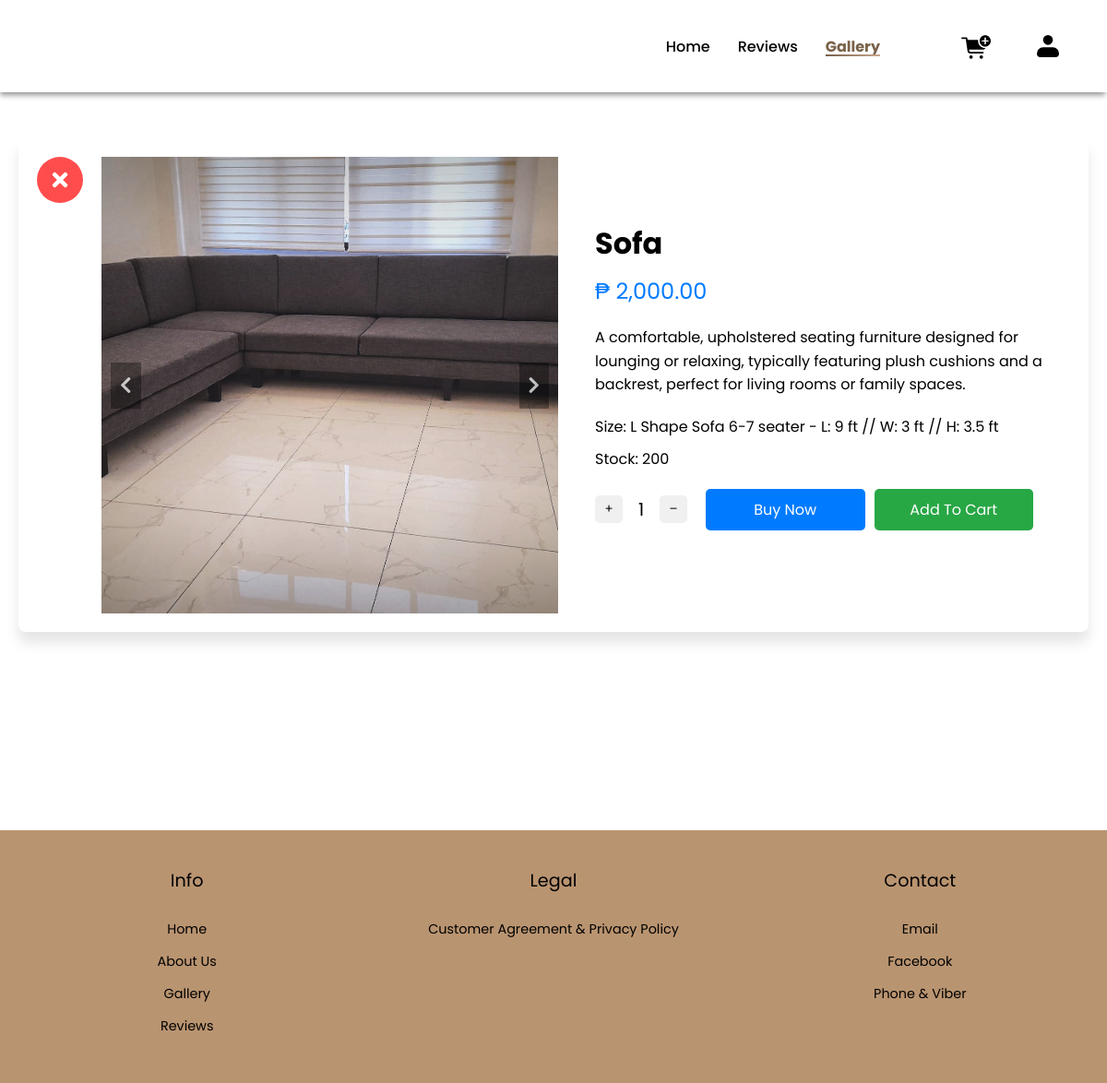
The page /Capstone_Client/gallery/gallery-readone.php?product_id=1 (signed in) on the database its author committed.
### tables this page shows
CREATE TABLE `tbl_prod_info` (
  `Product_ID` int(11) NOT NULL AUTO_INCREMENT,
  `Product_Name` varchar(255) NOT NULL,
  `Description` text DEFAULT NULL,
  `Category` varchar(100) DEFAULT NULL,
  `Sizes` varchar(100) DEFAULT NULL,
  `Color` varchar(50) DEFAULT NULL,
  `Stock` varchar(100) DEFAULT NULL,
  `Assembly_Required` varchar(255) DEFAULT NULL,
  `ImageURL` varchar(255) DEFAULT NULL,
  `Price` varchar(255) NOT NULL,
  `Sold` varchar(255) DEFAULT NULL,
  `DateAdded` timestamp NOT NULL DEFAULT current_timestamp(),
  `LastUpdate` timestamp NOT NULL DEFAULT current_timestamp() ON UPDATE current_timestamp(),
  `GLB_File_URL` varchar(255) DEFAULT NULL,
  `product_type` enum('readymade','custom') DEFAULT 'readymade',
  PRIMARY KEY (`Product_ID`)
);

### Capstone_Client/gallery/gallery-readone.php (the view, shortened to what this page needs)
<?php
include("../config/database.php");
if (isset($_GET['product_id'])) {
    $productId = $_GET['product_id'];
} else {
    header("location: gallery.php");
    exit;
}
try {
    $stmt = $pdo->prepare("SELECT * FROM tbl_prod_info WHERE Product_ID = :productId");
    $stmt->bindParam(':productId', $productId, PDO::PARAM_INT);
    $stmt->execute();
    $product = $stmt->fetch(PDO::FETCH_ASSOC);
} catch (PDOException $e) {
    die("Database error: " . $e->getMessage());
}
$baseUrl = 'http://localhost/Capstone_Beta/';
?>
<!DOCTYPE html>
<html lang="en">
<head>
    <link rel="stylesheet" href="../static/css-files/Home.css">
    <link rel="stylesheet" href="../static/css-files/readone.css">
    <link rel="stylesheet" href="https://cdnjs.cloudflare.com/ajax/libs/font-awesome/6.4.2/css/all.min.css">
    <link href="https://cdn.jsdelivr.net/npm/select2@4.1.0-rc.0/dist/css/select2.min.css" rel="stylesheet" />
    <link rel="stylesheet" href="https://unpkg.com/swiper/swiper-bundle.min.css">
    <link rel="stylesheet" href="https://cdnjs.cloudflare.com/ajax/libs/font-awesome/5.15.4/css/all.min.css">
</head>
<body>
<header>
  <nav class="navbar">
    <a href="../dashboard/home.php" class="logo">
    </a>
    <ul class="menu-links">
      <li class="dropdown">
        <a href="../dashboard/home.php">Home</a>
      </li>
      <li><a href="../reviews/review.php">Reviews</a></li>
      <li><a href="../gallery/gallery.php" class="active">Gallery</a></li>
      <li><a href="../cart/cart.php" class="cart" id="cart">Cart</a></li>
      <li class="dropdown">
        <a href="../profile/profile.php" class="profile" id="sign_in">Profile</a>
      </li>
    </ul>
  </nav>
</header>
<main>
    <div id="single-product-container">
        <div id="single-product-box">
              <button class="exit-button" onclick="window.location.href='gallery.php'">
                    <i class="fas fa-times"></i>
                </button>
            <div id="single-product-box-image" class="image-slider">
                <?php if (!empty($product['ImageURL']) || !empty($product['GLB_File_URL'])) : ?>
                    <?php
                    $imageURLs = explode(',', $product['ImageURL']);
                    $itemCounter = 0;
                    ?>
                    <button class="slider-btn prev-btn"><i class="fas fa-chevron-left"></i></button>
                    <?php foreach ($imageURLs as $key => $imageUrl) : $itemCounter++;?>
                        <?php
                        $imageUrl = trim($imageUrl);
                        if (!empty($imageUrl)) : ?>
                            <img src="<?= $baseUrl . $imageUrl ?>" alt="<?= $product['Product_Name'] ?>" class="product-image <?= $itemCounter === 1 ? 'active' : '' ?>">
                        <?php endif; ?>
                    <?php endforeach; ?>
                    <button class="slider-btn next-btn"><i class="fas fa-chevron-right"></i></button>
                <?php else : ?>
                    <p>No image or 3D model available</p>
                <?php endif; ?>
            </div>
            <div id="single-product-box-content">
                <h1 id="single-product-title"><?= $product['Product_Name'] ?></h1>
                <p id="single-product-price">₱ <?= number_format($product['Price'], 2) ?></p>
                <p class="single-product-text">
                    <?= $product['Description'] ?>
                </p>
                <p class="single-product-size">Size: <span id="product-size"><?= $product['Sizes'] ?></span></p>
                <p class="single-product-stock">Stock: <span id="stock"><?= $product['Stock'] ?></span></p>
                <div id="update-cart-container">
                    <div>
                        <button class="single-product-blocks" id="plus-btn">
                            +
                        </button>
                        <span id="quantity">0</span>
                        <button class="single-product-blocks" id="minus-btn">
                            –
                        </button>
                    </div>
                    <div class="button-readone" style="flex: 2">
                        <?php if ($product['Stock'] > 0): ?>
                            <button class="single-product-buy-btn" id="buy-now" disabled>Buy Now</button>
                        <?php else: ?>
                            <button class="single-product-preorder-btn" id="pre-order" disabled>Pre-Order</button>
                        <?php endif; ?>
                        <button class="single-product-cart-btn" id="add-to-cart" disabled>Add To Cart</button>
                    </div>
                </div>
            </div>
        </div>
    </div>
</main>
<footer class="footer">
  <div class="footer-row">
    <div class="footer-col">
      <h4>Info</h4>
      <ul class="links">
        <li><a href="home.php">Home</a></li>
        <li><a href="#about-section">About Us</a></li>
        <li><a href="../gallery/gallery.php">Gallery</a></li>
        <li><a href="../reviews/review.php">Reviews</a></li>
      </ul>
    </div>
    <div class="footer-col">
      <h4>Legal</h4>
      <ul class="links">
      <li><a href="../agreement/agreement.html">Customer Agreement & Privacy Policy</a></li>
      </ul>
    </div>
    <div class="footer-col">
    <h4>Contact</h4>
    <ul class="links">
      <li><a href="https://mail.google.com/mail/u/0/?fs=1&to=Rmbetisfurniture@yahoo.com&su=Your+Subject+Here&body=Your+message+here.&tf=cm" target="_blank">Email</a></li>
      <li><a href="https://www.facebook.com/BetisFurnitureExtension" target="_blank">Facebook</a></li>
      <li><a href="viber://chat?number=%2B6396596602006">Phone & Viber</a></li>
    </ul>
</div>
    </div>
</footer>
</body>
</html>

### Capstone_Client/static/css-files/Home.css (style rules this page uses)
* { margin: 0; padding: 0; box-sizing: border-box; font-family: 'Marcellus', sans-serif; }
:root { --main-bg-color: #B99470; --link-color: #000; --hover-color: #1dbf73; }
main { overflow: hidden; }
header { position: sticky; left: 0; top: 0; width: 100%; z-index: 1; padding: 20px; background-color: white; box-shadow: -1px 4px 6px -1px rgba(0,0,0,0.43); -webkit-box-shadow: -1px 4px 6px -1px rgba(0,0,0,0.43); -moz-box-shadow: -1px 4px 6px -1px rgba(0,0,0,0.43); height: 100px; display: flex; justify-content: center; align-items: center; z-index: 10000; }
.navbar .menu-links li a.active::after { content: ""; position: absolute; top: 20px; left: 0; width: 100%; height: 2px; background-image: linear-gradient(to right, #796149, #ffd7be, #796149); background-size: 200px 2px; animation: glow 2s infinite; }
header .navbar { max-width: 2000px; width: 100%; display: flex; align-items: center; justify-content: space-between; align-content: center; padding: 0 20px; }
.navbar .menu-links { display: flex; align-items: center; list-style: none; gap: 30px; }
.navbar .menu-links li a { color:black; font-weight: 500; text-decoration: none; transition: 0.2s ease; }
.dropdown { position: relative; }
.navbar .menu-links li a.active { color: #796149; font-weight: bold; position: relative; }
.logo { width: 150px; }
.cart { margin-left: 50px; display: inline-block; width: 3em; height: 2em; background-color: currentColor; -webkit-mask-image: var(--svg); mask-image: var(--svg); -webkit-mask-repeat: no-repeat; mask-repeat: no-repeat; -webkit-mask-size: 100% 100%; mask-size: 100% 100%; }
.profile { display: inline-block; width: 3em; height: 2em; background-color: currentColor; -webkit-mask-image: var(--svg); mask-image: var(--svg); -webkit-mask-repeat: no-repeat; mask-repeat: no-repeat; -webkit-mask-size: 100% 100%; mask-size: 100% 100%; }
main { min-height: 100vh; }
.footer { max-width: 100%; width: 100%; background-color: #B99470; padding: 40px 20px; }
.footer .footer-row { display: flex; flex-wrap: wrap; justify-content: space-between; gap: 2rem; }
.footer-row .footer-col { flex: 1; min-width: 200px; display: flex; align-items: center; text-align: center; flex-direction: column; }
.footer-row .footer-col h4 { color: black; font-size: 1.2rem; font-weight: 400; margin-bottom: 15px; }
.footer-col .links { margin-top: 10px; }
.footer-col .links li { list-style: none; margin-bottom: 10px; }
.footer-col .links li a { text-decoration: none; color: black; font-size: 0.9rem; }

### Capstone_Client/gallery/gallery-readone.php (style rules this page uses)
.single-product-buy-btn, .single-product-preorder-btn, .single-product-cart-btn { cursor: pointer; opacity: 1; transition: opacity 0.3s ease; }

### rows shown on the page
tbl_prod_info: Product_Name (picture), Product_Name "Sofa", Price "2,000.00", Description "A comfortable, upholstered seating furniture designed for lounging or relaxing, typically featuring plush cushions and a backrest, perfect for living rooms or family spaces.", Sizes "L Shape Sofa 6-7 seater - L: 9 ft // W: 3 ft // H: 3.5 ft", Stock "200"
